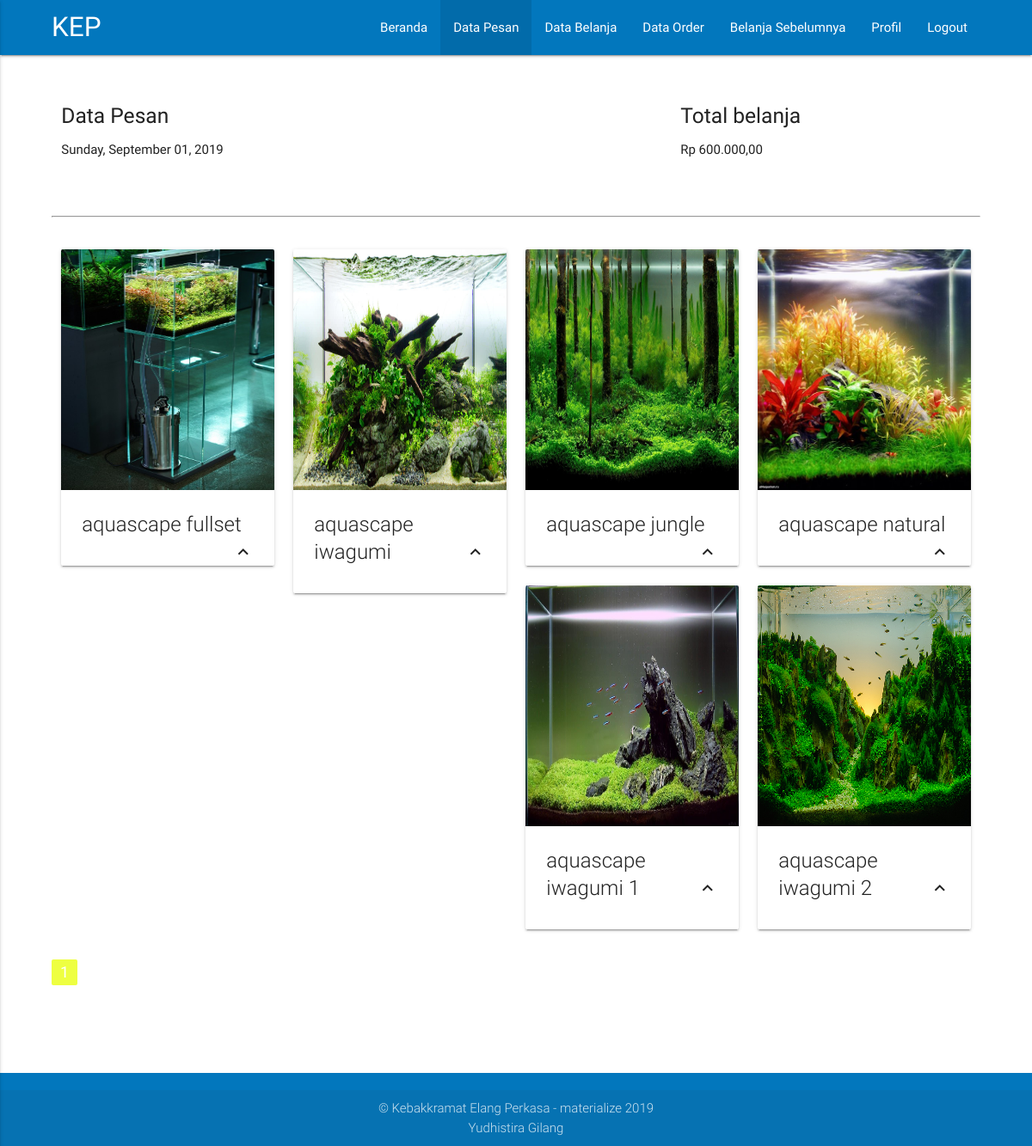
/customers/pesan.php (signed in), run on the app's committed database.
### tables this page shows
CREATE TABLE `items`  (
  `item_id` int(10) UNSIGNED NOT NULL AUTO_INCREMENT,
  `item_name` varchar(5000) NOT NULL DEFAULT '',
  `item_price` double NULL DEFAULT NULL,
  `item_image` varchar(5000) NOT NULL DEFAULT '',
  `item_date` date NOT NULL,
  PRIMARY KEY (`item_id`) USING BTREE
);

### customers/pesan.php (the view, shortened to what this page needs)
<?php
	include('../config.php');
	function rupiah($angka){
		$hasil_rupiah = "Rp " . number_format($angka,2,',','.');
		return $hasil_rupiah;
	}
	$stmt = $conn->prepare("SELECT SUM(order_total) AS total FROM orderdetails WHERE user_id=:user_id AND order_status='ordered'");
	$stmt->execute(array(':user_id'=>$_SESSION['user_id']));
	$harga = $stmt->fetch(PDO::FETCH_ASSOC);
	$stmt = $conn->prepare("SELECT * FROM items");
	$stmt->execute();
	$perhalaman = 8;
  	$jumlahdata = $stmt->rowCount();
  	$jumhalaman = ceil($jumlahdata / $perhalaman);
  	$halamanaktif = (isset($_GET["halaman"])) ? $_GET["halaman"] :1;
?>
<!DOCTYPE html>
<html>
<head>
	<link rel="stylesheet" type="text/css" href="../asset/css/materialize.min.css">
	<link rel="stylesheet" type="text/css" href="../asset/css_pribadi.css">
</head>
<body>
		<nav class="light-blue darken-3">
		<div class="container_body">
			<div class="nav-wrapper">
				<a href="index.php" class="brand-logo">KEP</a>
				<ul class="right hide-on-med-and-down">
					<li><a href="index.php">Beranda</a></li>
					<li class="active"><a href="pesan.php">Data Pesan</a></li>
					<li><a href="belanja.php">Data Belanja</a></li>
					<li><a href="ordered.php">Data Order</a></li>
					<li><a href="pesanan_sebelumnya.php">Belanja Sebelumnya</a></li>
					<li><a href="profil.php">Profil</a></li>
					<li><a href="logout.php">Logout</a></li>
				</ul>
			</div>
		</div>
		</nav>
	<br><br>
	<div class="container_body">
		<div class="row">
			<div class="col s12 m8 l8 white">
				<h5>Data Pesan</h5>
				<p>
					<?php
			        	$Today=date('y:m:d');
			        	$new=date('l, F d, Y',strtotime($Today));
			        	echo $new;
		            ?>
				</p>
			</div>
			<div class="col s12 m4 l4 white">
				<h5>Total belanja</h5>
				<p><?php echo rupiah($harga['total']); ?></p>
			</div>
		</div>
		<br>
		<hr>
		<br>
		<div class="row">
			<?php
				$stmt = $conn->prepare('SELECT * FROM items');
                $stmt->execute();
				while ($row=$stmt->fetch(PDO::FETCH_ASSOC)){;?>
				    <div class="col s12 m3 l3">
						<div class="card">
							<div class="card-image waves-effect waves-light">
							<?php echo'	<img src="../gambar_barang/'.$row['item_image'].'" class="activator responsive-img" style="width:280px; height:280px" />'; ?>
							</div>
							<div class="card-content">
							<?php echo'	<span class="card-title activator">'.$row['item_name'].'<i class="material-icons right">keyboard_arrow_up</i></span>'; ?>
							</div>
						</div>
					</div>
				<?php };?>
		</div>
		<div class="row">
          <ul class="pagination white">
            <?php for( $i = 1; $i <= $jumhalaman; $i++) : ?>
                <?php if( $i == $halamanaktif) : ?>
                  <li class="active lime accent-2"><a href="pesan.php?halaman=<?php echo $i ?>"><?php echo $i; ?></a></li>
                <?php else : ?>
                  <li class="waves-effect"><a href="pesan.php?halaman=<?php echo $i ?>"><?php echo $i; ?></a></li>
                <?php endif; ?>
            <?php endfor; ?>
          </ul>
		</div>
		<br>
	</div>
	<br>
	<br>
	<footer class="page-footer light-blue darken-3 black-text">
			<div class="footer-copyright">
				<div class="container center-align">
					&copy; Kebakkramat Elang Perkasa - materialize <?php echo date('Y'); ?>
					<br>
					Yudhistira Gilang
				</div>
			</div>
	</footer>
</body>
</html>

### asset/css_pribadi.css (style rules this page uses)
.container_body { width:90%; margin-left:auto; margin-right:auto; }

### data on the page
items: item_image (picture), item_name "aquascape fullset"
items: item_image (picture), item_name "aquascape iwagumi"
items: item_image (picture), item_name "aquascape jungle"
items: item_image (picture), item_name "aquascape natural"
items: item_image (picture), item_name "aquascape iwagumi 1"
items: item_image (picture), item_name "aquascape iwagumi 2"

### other printed values
rupiah($harga['total']) "Rp 600.000,00"
